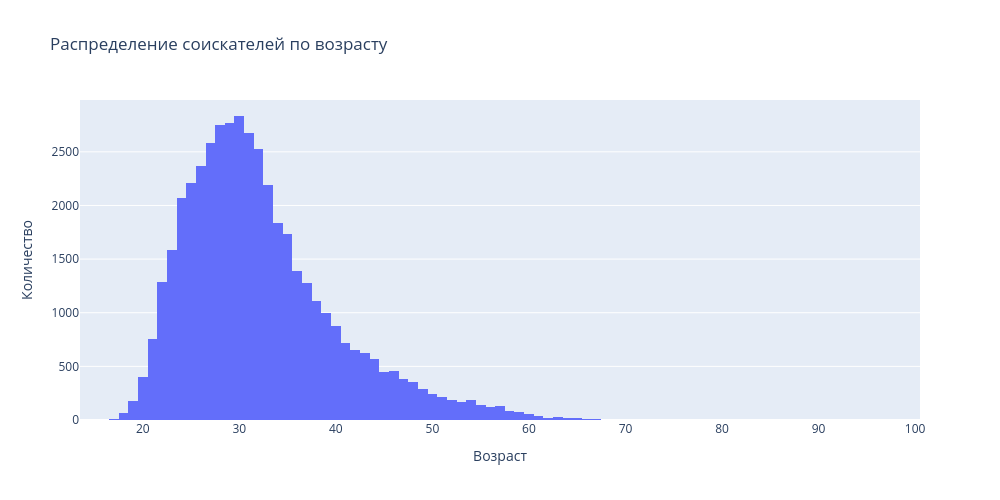
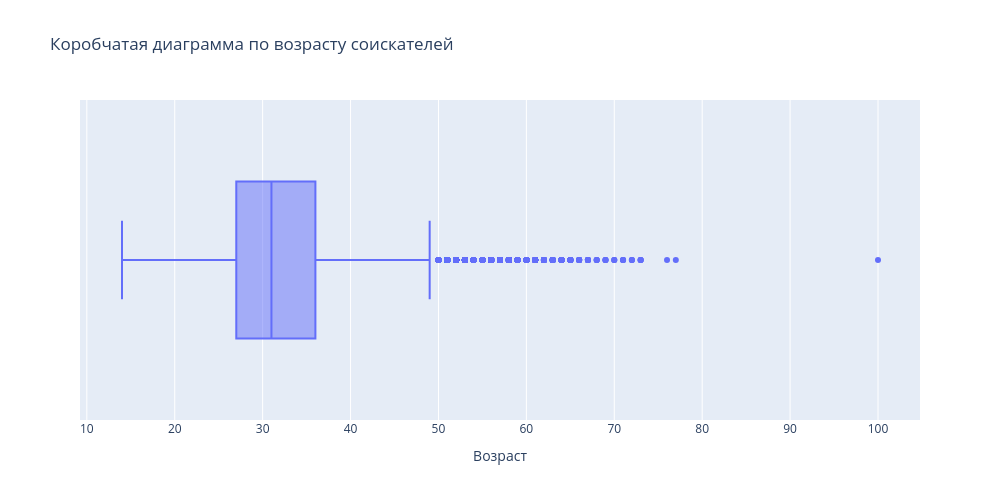

Source (notebook cell) for these figures, in order:
### Markdown cell above
1. Постройте распределение признака **"Возраст"**. Опишите распределение, отвечая на следующие вопросы: чему равна мода распределения, каковы предельные значения признака, в каком примерном интервале находится возраст большинства соискателей? Есть ли аномалии для признака возраста, какие значения вы бы причислили к их числу?
*Совет: постройте гистограмму и коробчатую диаграмму рядом.*

### Code cell
age_data = data_merged['Возраст']

fig1 = px.histogram(
    data_frame=age_data,
    x = 'Возраст',
    height=500,
    width=1000,
    title='Распределение соискателей по возрасту'
)
fig1.update_yaxes(title_text='Количество')
fig1.show()

fig2 = px.box(
    data_frame=age_data,
    x = 'Возраст',
    height=500,
    width=1000,
    title='Коробчатая диаграмма по возрасту соискателей'
)

fig2.show()

fig1.write_html("plotly/histogram1.html")
fig2.write_html("plotly/box1.html")

### Figure 1 — Plotly figure (JSON) as saved in the notebook; plotly's stock layout.template omitted (floating-point values rounded to 4 significant figures; data arrays with more than 128 entries replaced by an {"elided": "..."} marker saying what was removed)
{"data": [{"bingroup": "x", "hovertemplate": "Возраст=%{x}<br>count=%{y}<extra></extra>", "legendgroup": "", "marker": {"color": "#636efa", "pattern": {"shape": ""}}, "name": "", "orientation": "v", "showlegend": false, "type": "histogram", "x": {"elided": "44744 int values"}, "xaxis": "x", "yaxis": "y"}], "layout": {"barmode": "relative", "height": 500, "legend": {"tracegroupgap": 0}, "title": {"text": "Распределение соискателей по возрасту"}, "width": 1000, "xaxis": {"anchor": "y", "domain": [0, 1], "title": {"text": "Возраст"}}, "yaxis": {"anchor": "x", "domain": [0, 1], "title": {"text": "Количество"}}}}

### Figure 2 — Plotly figure (JSON) as saved in the notebook; plotly's stock layout.template omitted (floating-point values rounded to 4 significant figures; data arrays with more than 128 entries replaced by an {"elided": "..."} marker saying what was removed)
{"data": [{"alignmentgroup": "True", "hovertemplate": "Возраст=%{x}<extra></extra>", "legendgroup": "", "marker": {"color": "#636efa"}, "name": "", "notched": false, "offsetgroup": "", "orientation": "h", "showlegend": false, "type": "box", "x": {"elided": "44744 int values"}, "x0": " ", "xaxis": "x", "y0": " ", "yaxis": "y"}], "layout": {"boxmode": "group", "height": 500, "legend": {"tracegroupgap": 0}, "title": {"text": "Коробчатая диаграмма по возрасту соискателей"}, "width": 1000, "xaxis": {"anchor": "y", "domain": [0, 1], "title": {"text": "Возраст"}}, "yaxis": {"anchor": "x", "domain": [0, 1]}}}
